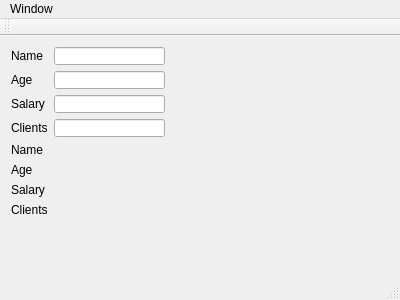
<?xml version="1.0" encoding="UTF-8"?>
<ui version="4.0">
 <class>MainWindow</class>
 <widget class="QMainWindow" name="MainWindow">
  <property name="geometry">
   <rect>
    <x>0</x>
    <y>0</y>
    <width>400</width>
    <height>300</height>
   </rect>
  </property>
  <property name="windowTitle">
   <string>MainWindow</string>
  </property>
  <widget class="QWidget" name="centralWidget">
   <widget class="QWidget" name="">
    <property name="geometry">
     <rect>
      <x>0</x>
      <y>0</y>
      <width>176</width>
      <height>192</height>
     </rect>
    </property>
    <layout class="QVBoxLayout" name="verticalLayout">
     <item>
      <layout class="QFormLayout" name="formLayout">
       <item row="0" column="0">
        <widget class="QLabel" name="label">
         <property name="text">
          <string>Name</string>
         </property>
        </widget>
       </item>
       <item row="0" column="1">
        <widget class="QLineEdit" name="lineEdit"/>
       </item>
       <item row="1" column="0">
        <widget class="QLabel" name="label_3">
         <property name="text">
          <string>Age</string>
         </property>
        </widget>
       </item>
       <item row="2" column="0">
        <widget class="QLabel" name="label_4">
         <property name="text">
          <string>Salary</string>
         </property>
        </widget>
       </item>
       <item row="3" column="0">
        <widget class="QLabel" name="label_5">
         <property name="text">
          <string>Clients</string>
         </property>
        </widget>
       </item>
       <item row="1" column="1">
        <widget class="QLineEdit" name="lineEdit_3"/>
       </item>
       <item row="2" column="1">
        <widget class="QLineEdit" name="lineEdit_4"/>
       </item>
       <item row="3" column="1">
        <widget class="QLineEdit" name="lineEdit_5"/>
       </item>
      </layout>
     </item>
     <item>
      <layout class="QFormLayout" name="formLayout_2">
       <item row="0" column="0">
        <widget class="QLabel" name="label_6">
         <property name="text">
          <string>Name</string>
         </property>
        </widget>
       </item>
       <item row="1" column="0">
        <widget class="QLabel" name="label_7">
         <property name="text">
          <string>Age</string>
         </property>
        </widget>
       </item>
       <item row="1" column="1">
        <widget class="QLabel" name="label_11">
         <property name="text">
          <string/>
         </property>
        </widget>
       </item>
       <item row="2" column="0">
        <widget class="QLabel" name="label_8">
         <property name="text">
          <string>Salary</string>
         </property>
        </widget>
       </item>
       <item row="2" column="1">
        <widget class="QLabel" name="label_12">
         <property name="text">
          <string/>
         </property>
        </widget>
       </item>
       <item row="3" column="0">
        <widget class="QLabel" name="label_9">
         <property name="text">
          <string>Clients</string>
         </property>
        </widget>
       </item>
       <item row="3" column="1">
        <widget class="QLabel" name="label_13">
         <property name="text">
          <string/>
         </property>
        </widget>
       </item>
       <item row="0" column="1">
        <widget class="QLabel" name="label_10">
         <property name="text">
          <string/>
         </property>
        </widget>
       </item>
      </layout>
     </item>
    </layout>
   </widget>
   <zorder>formLayoutWidget</zorder>
   <zorder>formLayoutWidget_2</zorder>
   <zorder>lineEdit_6</zorder>
  </widget>
  <widget class="QMenuBar" name="menuBar">
   <property name="geometry">
    <rect>
     <x>0</x>
     <y>0</y>
     <width>400</width>
     <height>19</height>
    </rect>
   </property>
   <widget class="QMenu" name="menuWindow">
    <property name="title">
     <string>Window</string>
    </property>
   </widget>
   <addaction name="menuWindow"/>
  </widget>
  <widget class="QToolBar" name="mainToolBar">
   <attribute name="toolBarArea">
    <enum>TopToolBarArea</enum>
   </attribute>
   <attribute name="toolBarBreak">
    <bool>false</bool>
   </attribute>
  </widget>
  <widget class="QStatusBar" name="statusBar"/>
 </widget>
 <layoutdefault spacing="6" margin="11"/>
 <resources/>
 <connections/>
</ui>
